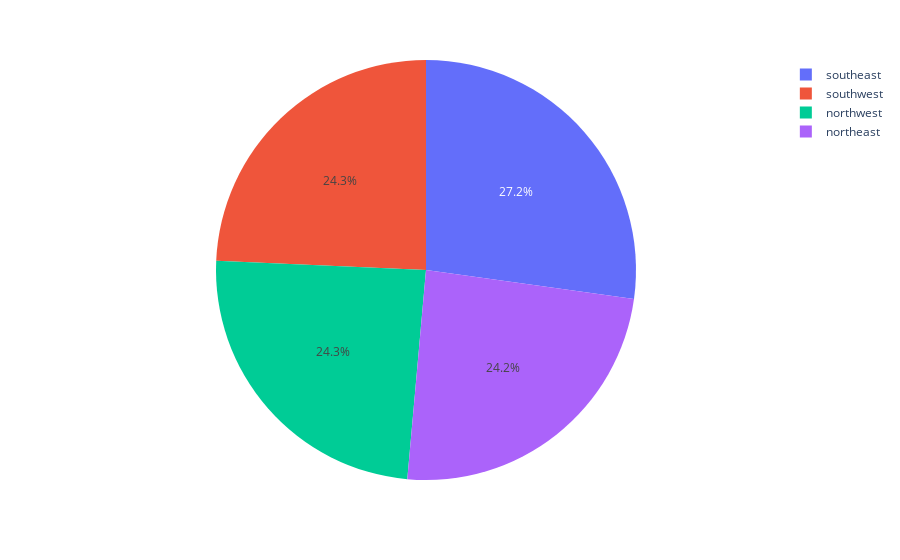

Notebook source saved alongside this figure:
### Code cell
#6. Region
px.pie(data_frame=df, names= df['region'].value_counts().index, values= df['region'].value_counts().values)

### Figure 1 — Plotly figure (JSON) as saved in the notebook; plotly's stock layout.template omitted (floating-point values rounded to 4 significant figures)
{"data": [{"domain": {"x": [0, 1], "y": [0, 1]}, "hovertemplate": "label=%{label}<br>value=%{value}<extra></extra>", "labels": ["southeast", "southwest", "northwest", "northeast"], "legendgroup": "", "name": "", "showlegend": true, "type": "pie", "values": [364, 325, 325, 324]}], "layout": {"legend": {"tracegroupgap": 0}, "margin": {"t": 60}}}
